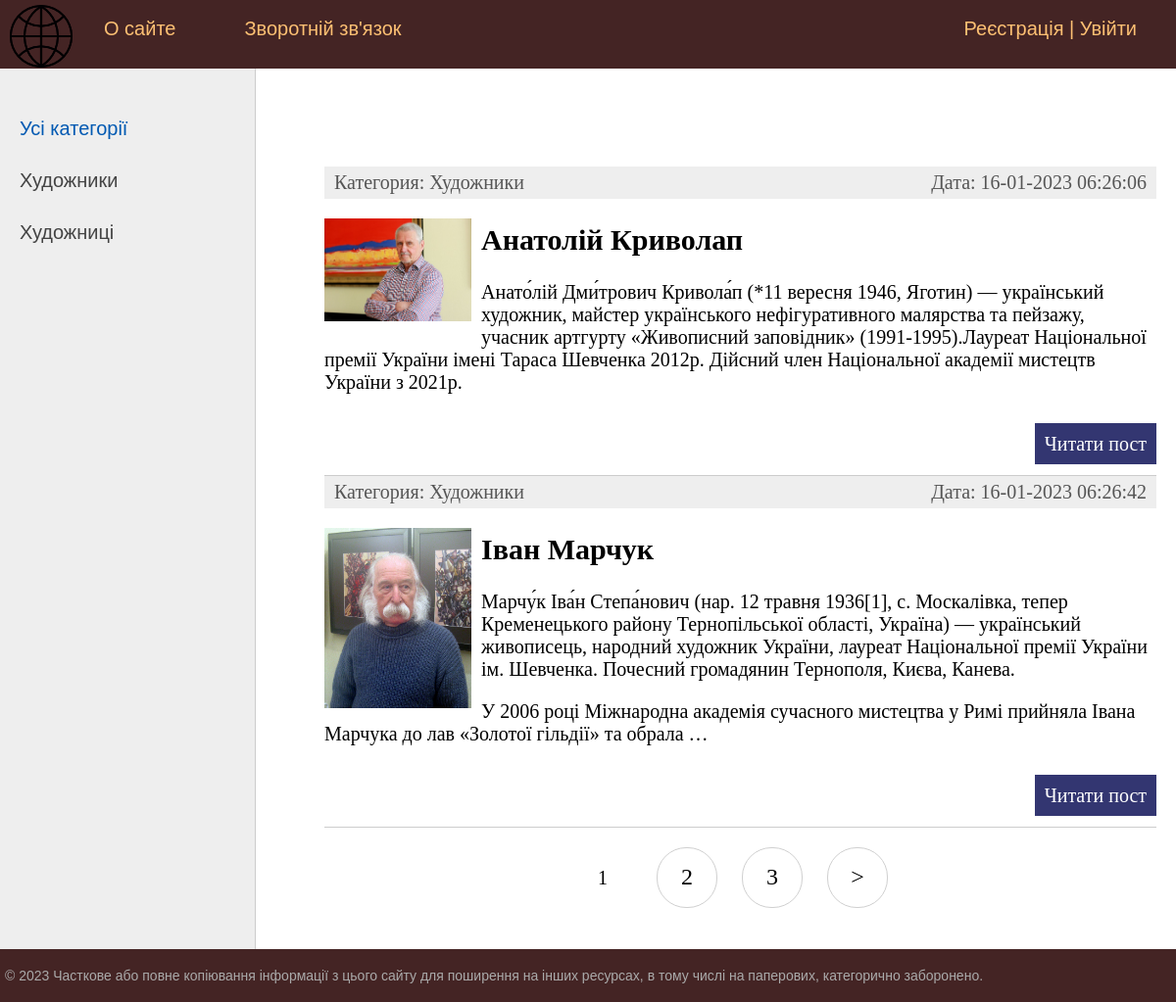
The page / on the database its author committed.
### artist/models.py (models this page shows, shortened)
class Category(models.Model):
    name = models.CharField(max_length=100, db_index=True, verbose_name="Категорія")
    slug = models.SlugField(max_length=255, unique=True, db_index=True, verbose_name="URL")
    def __str__(self):
        return self.name
    def get_absolute_url(self):
        return reverse('category', kwargs={'cat_slug': self.slug})
    class Meta:
        verbose_name = 'Категорія'
        verbose_name_plural = 'Категорії'
        ordering = ['id']

class Artist(models.Model):
    title = models.CharField(max_length=255, verbose_name="Заголовок")
    slug = models.SlugField(max_length=255, unique=True, db_index=True, verbose_name="URL")
    content = models.TextField(blank=True, verbose_name="Текст статті")
    photo = models.ImageField(upload_to="photos/%Y/%m/%d/", verbose_name="Фото")
    time_create = models.DateTimeField(auto_now_add=True, verbose_name="Час створення")
    time_update = models.DateTimeField(auto_now=True, verbose_name="Час редакції")
    is_published = models.BooleanField(default=True, verbose_name="Публікація")
    cat = models.ForeignKey('Category', on_delete=models.PROTECT, verbose_name="Категорії")
    def get_absolute_url(self):
        return reverse('post', kwargs={'post_slug': self.slug})
    class Meta:
        verbose_name = 'Відомі художники'
        verbose_name_plural = 'Відомі художники'
        ordering = ['id']

### artist/views.py (the view)
# urls.py: path('', ArtistHome.as_view(), name='home'),
class ArtistHome(DataMixin, ListView):
    model = Artist
    template_name = 'artist/index.html'
    context_object_name = 'posts'
    def get_context_data(self, *, object_list=None, **kwargs):
        context = super().get_context_data(**kwargs)
        c_def = self.get_user_context(title="Головна сторінка")
        return dict(list(context.items()) + list(c_def.items()))
    def get_queryset(self):
        return Artist.objects.filter(is_published=True)

### artist/utils.py (called while the page is built)
    def get_user_context(self, **kwargs):
        context = kwargs
        cats = Category.objects.annotate(Count('artist'))
        user_menu = menu.copy()
        if not self.request.user.is_authenticated:
            user_menu.pop(1)
        context['menu'] = user_menu
        context['cats'] = cats
        if 'cat_selected' not in context:
            context['cat_selected'] = 0
        return context

### artist/templates/artist/index.html (shortened to what this page needs)
{% extends 'artist/base.html' %}
{% block content %}
<ul class="list-articles">
	{% for p in posts %}
			<li><div class="article-panel">
	<p class="first">Категория: {{p.cat}}</p>
	<p class="last">Дата: {{p.time_update|date:"d-m-Y H:i:s"}}</p>
</div>
{% if p.photo %}
	<p><img class="img-article-left thumb" src="{{p.photo.url}}"></p>
{% endif %}
				<h2>{{p.title}}</h2>
	{% autoescape on %}
	{{p.content|linebreaks|truncatewords:50}}
	{% endautoescape %}
			<p class="link-read-post"><a href="{{ p.get_absolute_url }}">Читати пост</a></p>
			</li>
	{% endfor %}
</ul>
{% endblock %}

### artist/templates/artist/base.html (shortened to what this page needs)
{% load static %}
{% load artist_tags %}
<!DOCTYPE html>
<html>
<head>
	<link type="text/css" href="{% static 'artist/css/stylesd.css' %}" rel="stylesheet" />
</head>
<body>
<table class="table-page" border=0 cellpadding="0" cellspacing="0">
<tr><td valign=top>
{% block mainmenu %}
		<div class="header">
			<ul id="mainmenu" class="mainmenu">
			<li class="logo"><a href="{% url 'home' %}"><div class="logo"></div></a></li>
{% for m in menu %}
			<li><a href="{% url m.url_name %}">{{m.title}}</a></li>
{% endfor %}
				{% if request.user.is_authenticated %}
				<li class="last"> {{user.username}} | <a href="{% url 'logout' %}">Вийти</a></li>
				{% else %}
				<li class="last"><a href="{% url 'register' %}">Реєстрація</a> | <a href="{% url 'login' %}">Увійти</a></li>
				{% endif %}
			</ul>
		</div>
{% endblock mainmenu %}
<table class="table-content" border=0 cellpadding="0" cellspacing="0">
<tr>
	<td valign="top" class="left-chapters">
	<ul id="leftchapters">
{% if cat_selected == 0 %}
		<li class="selected">Усі категорії</li>
{% else %}
		<li><a href="{% url 'home' %}">Усі категорії</a></li>
{% endif %}
    {% for c in cats %}
{% if c.artist__count > 0 %}
	{% if c.pk == cat_selected %}
		<li class="selected">{{c.name}}</li>
	{% else %}
		<li><a href="{{ c.get_absolute_url }}">{{c.name}}</a></li>
	{% endif %}
{% endif %}
{% endfor %}
	</ul>
</td>
<td valign="top" class="content">
	<div class="content-text">
{% block content %}
{% endblock %}
{% if page_obj.has_other_pages %}
<nav class="list-pages">
    <ul>
        {% for p in paginator.page_range %}
		{% if page_obj.number == p %}
        <li class="page-num page-num-selected">{{ p }}</li>
		{% elif p >= page_obj.number|add:-2 and p <= page_obj.number|add:2  %}
        <li class="page-num">
            <a href="?page={{ p }}">{{ p }}</a>
        </li>
		{% endif %}
        {% endfor %}
{% if page_obj.has_next %}
<li class="page-num">
	<a href="?page={{ page_obj.next_page_number }}">&gt;</a>
</li>
{% endif %}
    </ul>
</nav>
{% endif %}
	</div>
</td></tr></table>
</td></tr>
<tr><td valign=top>
	<div id="footer">
		<p>&copy; 2023 Часткове або повне копіювання інформації з цього сайту для поширення на інших ресурсах, в тому числі на паперових, категорично заборонено.</p>
	</div>
</td></tr></table>
</body>
</html>

### artist/static/artist/css/stylesd.css (style rules this page uses)
html, body { font-family: 'Arial'; margin: 0; padding: 0; height: 100%; width: 100%; color: #444; }
a { color: #0059b2; text-decoration: none; }
img { max-width: 600px; height: auto; }
img.img-article-left { max-width: 300px; height: auto; float: left; padding: 0 10px 10px 0; }
img.img-article-left.thumb { max-width: 150px; height: auto; }
p.link-read-post { text-align: right; }
p.link-read-post a { padding: 10px; min-width: 100px; background: #333671; color: #fff; text-decoration: none; }
div.article-panel { background: #eee; padding: 5px 10px 5px 10px; box-sizing: border-box; overflow: hidden; color: #555; }
div.article-panel p.first { margin: 0; float: left; }
div.article-panel p.last { margin: 0; float: right; }
ul.list-articles { list-style: none; margin: 0; padding: 0; }
ul.list-articles li { border-bottom: 1px solid #ccc; }
.table-page { width: 100%; height: 100%; vertical-align: top; }
.table-page tr { height: 100%; }
.header { background: #442424; height: 70px; }
.logo { background: url('../images/logo.png') no-repeat 10px 5px; width: 76px; height: 70px; }
ul.mainmenu { list-style: none; margin: 0; padding: 0; height: 70px; color: #fdc073; font-size: 20px; overflow: hidden; }
ul.mainmenu li { float: left; margin: 18px 40px 0 30px; }
ul.mainmenu li.logo { margin: 0; }
ul.mainmenu li.last { float: right; }
ul.mainmenu li a { color: #fdc073; text-decoration: none; }
.table-content { width: 100%; min-height: 100%; height: 100%; }
.left-chapters { margin: 0; background: #eee; border-right: 1px solid #ccc; min-height: 100%; }
.left-chapters ul { width: 230px; min-height: 100%; margin: 0; padding: 20px 10px 10px 20px; list-style: none; font-size: 20px; }
.left-chapters ul li { margin: 30px 0 0 0; color: #999; }
.left-chapters ul li.selected { color: #0059b2; }
.left-chapters ul li a { color: #444; text-decoration: none; }
.content { padding: 40px 20px 20px 40px; width: 100%; box-sizing: border-box; }
.content-text { margin: 60px 0 0 30px; color: #000; font-size: 20px; font-family: Yandex Sans Display Light; }
#footer { box-sizing: border-box; background: #442424; padding: 5px; color: #aaa; font-size: 14px; font-family: Verdana, Geneva, Arial, Helvetica; text-align: left; overflow: hidden; }
.list-pages { text-align: center; margin: 0 0 20px 0; }
.list-pages ul { margin: 20px 0 0 0; padding: 0; list-style: none; }
.list-pages ul li { display: inline-block; margin: 0 20px 0 0; }
.list-pages a { color: #000; font-size: 24px; text-decoration: none; }
.list-pages .page-num, .page-num-selected { display: inline-block; width: 60px; height: 44px; padding: 16px 0 0 0; border: 1px solid #d0d0d0; border-radius: 30px; }
.list-pages .page-num-selected { border: none; color: #000; font-size: 20px; }

### rows shown on the page
Category: name "Художники"
Category: name "Художниці"
Artist: cat "Художники", time_update "16-01-2023 06:26:06", photo (picture), title "Анатолій Криволап", content "Анато́лій Дми́трович Кривола́п (*11 вересня 1946, Яготин) — український художник, майстер українського нефігуративного малярства та пейзажу, учасник артгурту «Живописний заповідник» (1991-1995).Лауреат Національної премії України імені Тараса Шевченка 2012р. Дійсний член Національної академії мистецтв України з 2021р."
Artist: cat "Художники", time_update "16-01-2023 06:26:42", photo (picture), title "Іван Марчук", content "Марчу́к Іва́н Степа́нович (нар. 12 травня 1936[1], с. Москалівка, тепер Кременецького району Тернопільської області, Україна) — український живописець, народний художник України, лауреат Національної премії України ім. Шевченка. Почесний громадянин Тернополя, Києва, Канева. У 2006 році Міжнародна академія сучасного мистецтва у Римі прийняла Івана Марчука до лав «Золотої гільдії» та обрала …"

### other values the page prints
{{ m.title }} "О сайте" "Зворотній зв'язок"
{{ p }} "1"
{{ p }} "2" "3"
